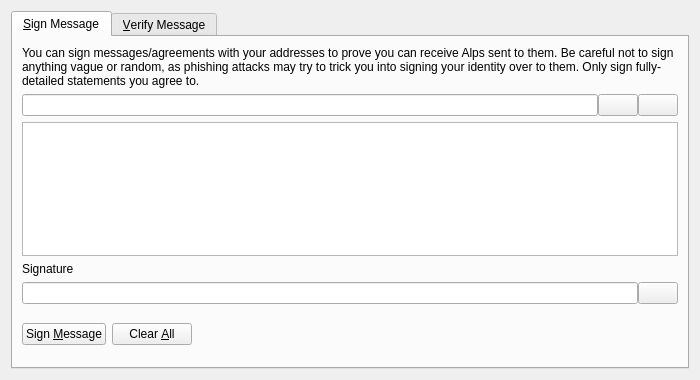
<?xml version="1.0" encoding="UTF-8"?>
<ui version="4.0">
 <class>SignVerifyMessageDialog</class>
 <widget class="QDialog" name="SignVerifyMessageDialog">
  <property name="geometry">
   <rect>
    <x>0</x>
    <y>0</y>
    <width>700</width>
    <height>380</height>
   </rect>
  </property>
  <property name="windowTitle">
   <string>Signatures - Sign / Verify a Message</string>
  </property>
  <property name="modal">
   <bool>true</bool>
  </property>
  <layout class="QVBoxLayout" name="verticalLayout">
   <item>
    <widget class="QTabWidget" name="tabWidget">
     <property name="currentIndex">
      <number>0</number>
     </property>
     <widget class="QWidget" name="tabSignMessage">
      <attribute name="title">
       <string>&amp;Sign Message</string>
      </attribute>
      <layout class="QVBoxLayout" name="verticalLayout_SM">
       <item>
        <widget class="QLabel" name="infoLabel_SM">
         <property name="text">
          <string>You can sign messages/agreements with your addresses to prove you can receive Alps sent to them. Be careful not to sign anything vague or random, as phishing attacks may try to trick you into signing your identity over to them. Only sign fully-detailed statements you agree to.</string>
         </property>
         <property name="textFormat">
          <enum>Qt::PlainText</enum>
         </property>
         <property name="wordWrap">
          <bool>true</bool>
         </property>
        </widget>
       </item>
       <item>
        <layout class="QHBoxLayout" name="horizontalLayout_1_SM">
         <property name="spacing">
          <number>0</number>
         </property>
         <item>
          <widget class="QValidatedLineEdit" name="addressIn_SM">
           <property name="toolTip">
            <string>The Alps address to sign the message with</string>
           </property>
          </widget>
         </item>
         <item>
          <widget class="QPushButton" name="addressBookButton_SM">
           <property name="toolTip">
            <string>Choose previously used address</string>
           </property>
           <property name="text">
            <string/>
           </property>
           <property name="shortcut">
            <string>Alt+A</string>
           </property>
           <property name="autoDefault">
            <bool>false</bool>
           </property>
          </widget>
         </item>
         <item>
          <widget class="QPushButton" name="pasteButton_SM">
           <property name="toolTip">
            <string>Paste address from clipboard</string>
           </property>
           <property name="text">
            <string/>
           </property>
           <property name="shortcut">
            <string>Alt+P</string>
           </property>
           <property name="autoDefault">
            <bool>false</bool>
           </property>
          </widget>
         </item>
        </layout>
       </item>
       <item>
        <widget class="QPlainTextEdit" name="messageIn_SM">
         <property name="toolTip">
          <string>Enter the message you want to sign here</string>
         </property>
        </widget>
       </item>
       <item>
        <widget class="QLabel" name="signatureLabel_SM">
         <property name="text">
          <string>Signature</string>
         </property>
         <property name="textFormat">
          <enum>Qt::PlainText</enum>
         </property>
        </widget>
       </item>
       <item>
        <layout class="QHBoxLayout" name="horizontalLayout_2_SM">
         <property name="spacing">
          <number>0</number>
         </property>
         <item>
          <widget class="QLineEdit" name="signatureOut_SM">
           <property name="font">
            <font>
             <italic>true</italic>
            </font>
           </property>
           <property name="readOnly">
            <bool>true</bool>
           </property>
          </widget>
         </item>
         <item>
          <widget class="QPushButton" name="copySignatureButton_SM">
           <property name="toolTip">
            <string>Copy the current signature to the system clipboard</string>
           </property>
           <property name="text">
            <string/>
           </property>
           <property name="autoDefault">
            <bool>false</bool>
           </property>
          </widget>
         </item>
        </layout>
       </item>
       <item>
        <layout class="QHBoxLayout" name="horizontalLayout_3_SM">
         <item>
          <widget class="QPushButton" name="signMessageButton_SM">
           <property name="toolTip">
            <string>Sign the message to prove you own this Alps address</string>
           </property>
           <property name="text">
            <string>Sign &amp;Message</string>
           </property>
           <property name="autoDefault">
            <bool>false</bool>
           </property>
          </widget>
         </item>
         <item>
          <widget class="QPushButton" name="clearButton_SM">
           <property name="toolTip">
            <string>Reset all sign message fields</string>
           </property>
           <property name="text">
            <string>Clear &amp;All</string>
           </property>
           <property name="autoDefault">
            <bool>false</bool>
           </property>
          </widget>
         </item>
         <item>
          <spacer name="horizontalSpacer_1_SM">
           <property name="orientation">
            <enum>Qt::Horizontal</enum>
           </property>
           <property name="sizeHint" stdset="0">
            <size>
             <width>40</width>
             <height>48</height>
            </size>
           </property>
          </spacer>
         </item>
         <item>
          <widget class="QLabel" name="statusLabel_SM">
           <property name="font">
            <font>
             <weight>75</weight>
             <bold>true</bold>
            </font>
           </property>
           <property name="text">
            <string/>
           </property>
           <property name="wordWrap">
            <bool>true</bool>
           </property>
          </widget>
         </item>
         <item>
          <spacer name="horizontalSpacer_2_SM">
           <property name="orientation">
            <enum>Qt::Horizontal</enum>
           </property>
           <property name="sizeHint" stdset="0">
            <size>
             <width>40</width>
             <height>48</height>
            </size>
           </property>
          </spacer>
         </item>
        </layout>
       </item>
      </layout>
     </widget>
     <widget class="QWidget" name="tabVerifyMessage">
      <attribute name="title">
       <string>&amp;Verify Message</string>
      </attribute>
      <layout class="QVBoxLayout" name="verticalLayout_VM">
       <item>
        <widget class="QLabel" name="infoLabel_VM">
         <property name="text">
          <string>Enter the receiver's address, message (ensure you copy line breaks, spaces, tabs, etc. exactly) and signature below to verify the message. Be careful not to read more into the signature than what is in the signed message itself, to avoid being tricked by a man-in-the-middle attack. Note that this only proves the signing party receives with the address, it cannot prove sendership of any transaction!</string>
         </property>
         <property name="textFormat">
          <enum>Qt::PlainText</enum>
         </property>
         <property name="alignment">
          <set>Qt::AlignLeading|Qt::AlignLeft|Qt::AlignTop</set>
         </property>
         <property name="wordWrap">
          <bool>true</bool>
         </property>
        </widget>
       </item>
       <item>
        <layout class="QHBoxLayout" name="horizontalLayout_1_VM">
         <property name="spacing">
          <number>0</number>
         </property>
         <item>
          <widget class="QValidatedLineEdit" name="addressIn_VM">
           <property name="toolTip">
            <string>The Alps address the message was signed with</string>
           </property>
          </widget>
         </item>
         <item>
          <widget class="QPushButton" name="addressBookButton_VM">
           <property name="toolTip">
            <string>Choose previously used address</string>
           </property>
           <property name="text">
            <string/>
           </property>
           <property name="shortcut">
            <string>Alt+A</string>
           </property>
           <property name="autoDefault">
            <bool>false</bool>
           </property>
          </widget>
         </item>
        </layout>
       </item>
       <item>
        <widget class="QPlainTextEdit" name="messageIn_VM"/>
       </item>
       <item>
        <widget class="QValidatedLineEdit" name="signatureIn_VM"/>
       </item>
       <item>
        <layout class="QHBoxLayout" name="horizontalLayout_2_VM">
         <item>
          <widget class="QPushButton" name="verifyMessageButton_VM">
           <property name="toolTip">
            <string>Verify the message to ensure it was signed with the specified Alps address</string>
           </property>
           <property name="text">
            <string>Verify &amp;Message</string>
           </property>
           <property name="autoDefault">
            <bool>false</bool>
           </property>
          </widget>
         </item>
         <item>
          <widget class="QPushButton" name="clearButton_VM">
           <property name="toolTip">
            <string>Reset all verify message fields</string>
           </property>
           <property name="text">
            <string>Clear &amp;All</string>
           </property>
           <property name="autoDefault">
            <bool>false</bool>
           </property>
          </widget>
         </item>
         <item>
          <spacer name="horizontalSpacer_1_VM">
           <property name="orientation">
            <enum>Qt::Horizontal</enum>
           </property>
           <property name="sizeHint" stdset="0">
            <size>
             <width>40</width>
             <height>48</height>
            </size>
           </property>
          </spacer>
         </item>
         <item>
          <widget class="QLabel" name="statusLabel_VM">
           <property name="font">
            <font>
             <weight>75</weight>
             <bold>true</bold>
            </font>
           </property>
           <property name="text">
            <string/>
           </property>
           <property name="wordWrap">
            <bool>true</bool>
           </property>
          </widget>
         </item>
         <item>
          <spacer name="horizontalSpacer_2_VM">
           <property name="orientation">
            <enum>Qt::Horizontal</enum>
           </property>
           <property name="sizeHint" stdset="0">
            <size>
             <width>40</width>
             <height>48</height>
            </size>
           </property>
          </spacer>
         </item>
        </layout>
       </item>
      </layout>
     </widget>
    </widget>
   </item>
  </layout>
 </widget>
 <customwidgets>
  <customwidget>
   <class>QValidatedLineEdit</class>
   <extends>QLineEdit</extends>
   <header>qvalidatedlineedit.h</header>
  </customwidget>
 </customwidgets>
 <resources>
  <include location="../alps.qrc"/>
 </resources>
 <connections/>
</ui>
